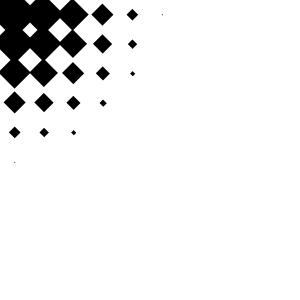
Frame 1 (no input)
Frame 60 (the mouse pressed at the canvas centre just before this capture): identical to frame 1, image omitted
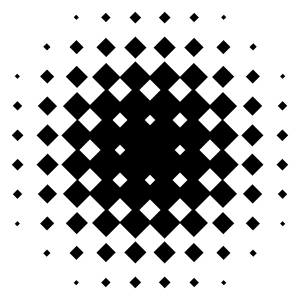
Frame 120 (the mouse held since frame 60 and released just before this capture)

The Processing sketch that drew these frames (run headless with seeded random() and noise(); from frame 60 on, the mouse is pressed at the canvas centre):

// Processing sketch: processing_42949
// ── processing_42949.pde

void setup() {
  size(300, 300);
  background(0);
}

int xTemp = 150; 
int yTemp = 150;
void draw() {
  background(0);
  fill(255);
  noStroke();
  rectMode(CENTER);
  for (int row = 0; row < 15; row++) {
    for (int j = 0; j < 15; j++) { 
    {     
       
        pushMatrix();
        translate(j * 30, row*30);
        float d = dist(mouseX, mouseY, j*30, row*30);
        rotate(radians(45));
        rect(0, 0, d/4, d/4);
        popMatrix();
      }
    }
  }
}
